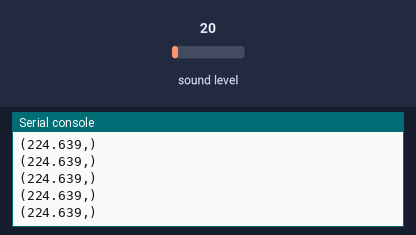
A program run on a simulated CircuitPython board. Parts: the last lines printed to the serial console. Inputs (shaded band) come from the test bench; at power-on: sound level 20.

Above: at 1.2 s.
1.3 s: sound level set to 128
At 2.4 s:
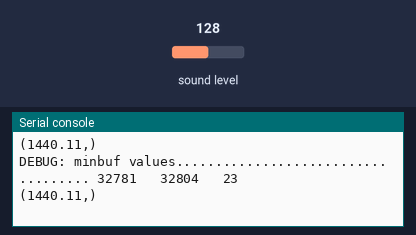
2.8 s: sound level set to 5
At 3.4 s:
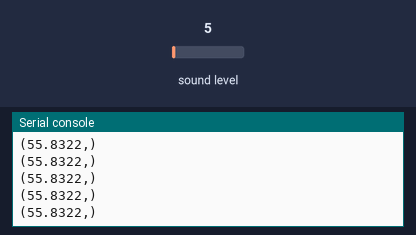
Timing chart, 0 to 5.8 s (numbered marks = the images above; inputs shaded):
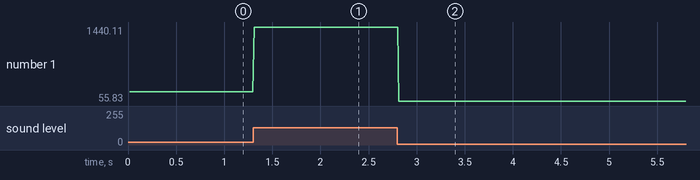

Measured:
- after the input at 1.3 s, the serial console: prints a new line at once (image 1)
- after the input at 2.8 s, the serial console: prints a new line at once (image 2)
- plotted number 1: 224.64 → 1440.11 after the input at 1.3 s, 1440.11 → 55.83 after the input at 2.8 s

The program:

99_sound_meter.py
```python
# (licence header left out)
import array
import math
import time

import audiobusio
import board
#import neopixel

# Exponential scaling factor.
# Should probably be in range -10 .. 10 to be reasonable.
#CURVE = 2
#SCALE_EXPONENT = math.pow(10, CURVE * -0.1)

#PEAK_COLOR = (100, 0, 255)
#NUM_PIXELS = 10

# Number of samples to read at once.
NUM_SAMPLES = 160


# Restrict value to be between floor and ceiling.


#def constrain(value, floor, ceiling):
#    return max(floor, min(value, ceiling))


# Scale input_value between output_min and output_max, exponentially.


#def log_scale(input_value, input_min, input_max, output_min, output_max):
#    normalized_input_value = (input_value - input_min) / \
#                             (input_max - input_min)
#    return output_min + \
#        math.pow(normalized_input_value, SCALE_EXPONENT) \
#        * (output_max - output_min)


# Remove DC bias before computing RMS.


def normalized_rms(values):
    #print(values)
    minbuf2 = int(mean(values))
    minbuf = sorted(values)[int(len(values)/2)]
    average = sum(values) / len(values)
    difference = abs(minbuf2 - minbuf)
    if difference > 20:
        print("DEBUG: minbuf values....................................", str(minbuf2), " ", str(minbuf), " ", (str(difference)))
    #print("DEBUG: minbuf is ", str(minbuf))
    samples_sum = sum(
        float(sample - minbuf) * (sample - minbuf)
        for sample in values
    )

    return math.sqrt(samples_sum / len(values))


def mean(values):
    return sum(values) / len(values)


# For CircuitPython 2.x:
#mic = audiobusio.PDMIn(board.MICROPHONE_CLOCK, board.MICROPHONE_DATA,
#                       frequency=16000, bit_depth=16)
# For Circuitpython 3.0 and up, "frequency" is now called "sample_rate".
# Comment the lines above and uncomment the lines below.
mic = audiobusio.PDMIn(board.MICROPHONE_CLOCK, board.MICROPHONE_DATA,
                       sample_rate=16000, bit_depth=16)

# Record an initial sample to calibrate. Assume it's quiet when we start.
samples = array.array('H', [0] * NUM_SAMPLES)
mic.record(samples, len(samples))

while True:
    mic.record(samples, len(samples))
    magnitude = normalized_rms(samples)
    print((magnitude,))
    # You might want to print this to see the values.
    # print(magnitude)

    # Compute scaled logarithmic reading in the range 0 to NUM_PIXELS
    #c = log_scale(constrain(magnitude, input_floor, input_ceiling),
    #              input_floor, input_ceiling, 0, NUM_PIXELS)

    # Light up pixels that are below the scaled and interpolated magnitude.
    #pixels.fill(0)
    #for i in range(NUM_PIXELS):
    #    if i < c:
    #        pixels[i] = volume_color(i)
    #    # Light up the peak pixel and animate it slowly dropping.
    #    if c >= peak:
    #        peak = min(c, NUM_PIXELS - 1)
    #    elif peak > 0:
    #        peak = peak - 1
    #    if peak > 0:
    #        pixels[int(peak)] = PEAK_COLOR
    #pixels.show()
    #time.sleep(0.25)
```
